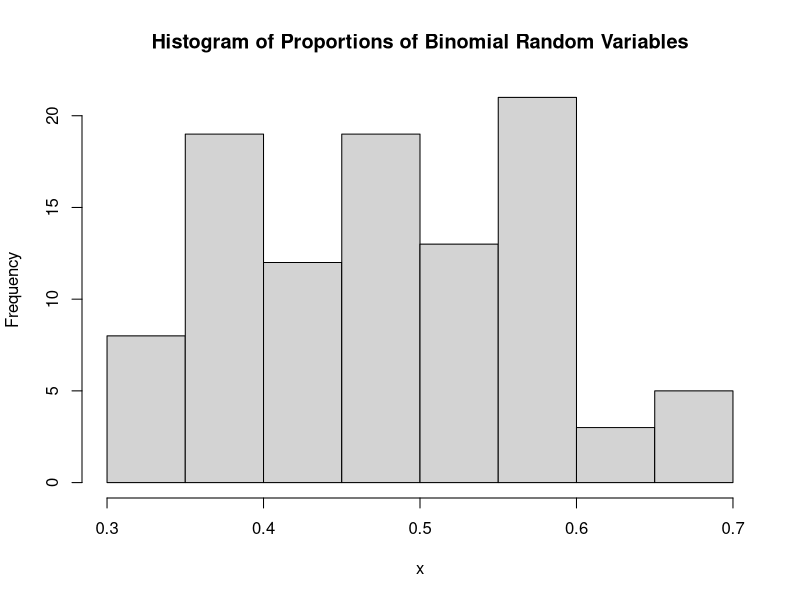

Reproduce this figure in R.
## ---- chunk 1

x <- rbinom(
  n=100,
  size = 30,
  prob=1/2)/30

hist(x,
     main = "Histogram of Proportions of Binomial Random Variables")

shapiro.test(x)


